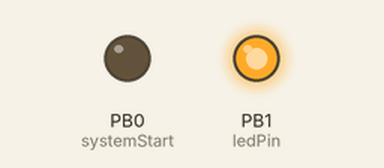
Recording of a sketch running on a simulated ATtiny85, built with avr-gcc and run on an emulated ATtiny85. On the bench: output pins drawn as LEDs (lit = HIGH). Sleep ends after the set time or at an interrupt.

Above: at 9.1 s.
Timing chart, 0 to 15.8 s (numbered marks = the images above):
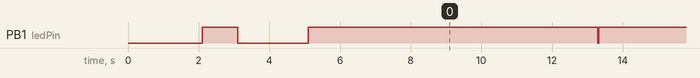

The sketch:

AutoStart.ino
```cpp
/**************************************************
     AutoStart
     Purpose: to restart an UPS3V2 one hour after shutdown
              due to lightning detected.
     Uses sleep mode to minimize power consumption
     Powered by 2xAA cells

    10 June 2019 - gswann

  Adafruit cable
  Red   +5 volts from USB port
  White receive (to laptop) at 3.3v level
  Green transmit (from laptop) at 3.3v level
  Black ground

  Don't connect green wire if doing low power sleep functions.

  11 June 2019 - gswann
  Built prototype PCB today. I goofed up the blinky LED connection,
  high is off, low is on.
  Thus the #define and the #ifdef below

**************************************************/

// pick one
// prototype board built 11 June 2019
#define PROTOBOARD
// #define PCB

#include <avr/sleep.h>
#include <avr/wdt.h> //Needed to enable/disable watch dog timer

#include <SoftwareSerial.h>

// Utility macros
#define adc_disable() (ADCSRA &= ~(1<<ADEN)) // disable ADC (before power-off)
#define adc_enable()  (ADCSRA |=  (1<<ADEN)) // re-enable ADC

// Definitions
#define rxPin 4        // package pin 3
#define txPin 3        // package pin 2
#define ledPin 1
#define systemStart 0  // package pin 5

SoftwareSerial mySerial(rxPin, txPin);

int sensorPin = A1; //ACTUALLY PIN LABELED AS "2" on the HLT tutorial
int sensorVal = -1;
int ledState = LOW;
int buzzerState = LOW;
int watchdog_counter = 0;

// about 90 seconds
// int startAfter = 10;

// about 60 minutes
int startAfter = 450;

void setup_watchdog(int);

//This runs each time the watch dog wakes us up from sleep
ISR(WDT_vect) {
  watchdog_counter++;
}

#ifdef PROTOBOARD
const bool myOn = LOW;
const bool myOff = HIGH;
#endif

#ifdef PCB
const bool myOn = HIGH;
const bool myOff = LOW;
#endif

void setup() {
  delay(100);

  mySerial.begin(300);
  mySerial.print("Startup controller starting...");
  mySerial.println();

  digitalWrite(systemStart, LOW);
  pinMode(systemStart, OUTPUT);

  digitalWrite(ledPin, myOff);
  pinMode(ledPin, OUTPUT);
  digitalWrite(ledPin, myOn);
  delay(2000);
  digitalWrite(ledPin, myOff);
  delay(1000);

  // blink twice at startup for long periods
  if (startAfter >= 450) {
    digitalWrite(ledPin, myOn);
    delay(2000);
    digitalWrite(ledPin, myOff);
  }


  //  adc_disable(); // ADC uses ~320uA
  set_sleep_mode(SLEEP_MODE_PWR_DOWN);
}

void enterSleep(void)
{
  sleep_enable();
  sleep_cpu();
}

// the loop routine runs over and over
void loop() {

  //      ADCSRA &= ~(1 << ADEN); //Disable ADC, saves ~230uA

  // 0=16ms, 1=32ms,2=64ms,3=128ms,4=250ms,5=500ms
  // 6=1 sec,7=2 sec, 8=4 sec, 9= 8sec

  setup_watchdog(9); //Setup watchdog to go off after 8 sec
  //sleep_mode(); //Go to sleep! Wake up 1sec later and check water

  // pinMode(ledPin, INPUT);
  adc_disable();
  enterSleep();

  // back after eight seconds


  digitalWrite(ledPin, myOn);
  delay(30);
  digitalWrite(ledPin, myOff);
  if (watchdog_counter > (startAfter - 5)) {
    delay(80);
    digitalWrite(ledPin, myOn);
    delay(30);
    digitalWrite(ledPin, myOff);
  }


  if (watchdog_counter > startAfter) {
    mySerial.println("Restarting system...");

    //    digitalWrite(ledPin, LOW);
    //    delay(50);

    digitalWrite(systemStart, HIGH);
    enterSleep();
    delay(7000);
    digitalWrite(systemStart, LOW);

    while (1) {
      enterSleep();
      //delay(30000);
    }
  }

}


void setup_watchdog(int ii) {

  byte bb;
  int ww;
  if (ii > 9 ) ii = 9;
  bb = ii & 7;
  if (ii > 7) bb |= (1 << 5);
  bb |= (1 << WDCE);
  ww = bb;

  MCUSR &= ~(1 << WDRF);
  // start timed sequence
  WDTCR |= (1 << WDCE) | (1 << WDE);
  // set new watchdog timeout value
  WDTCR = bb;
  WDTCR |= _BV(WDIE);
}
```

Measured:
- by itself, PB1 (ledPin): repeats every 8.2 s: HIGH 8.2 s, LOW 0.03 s
